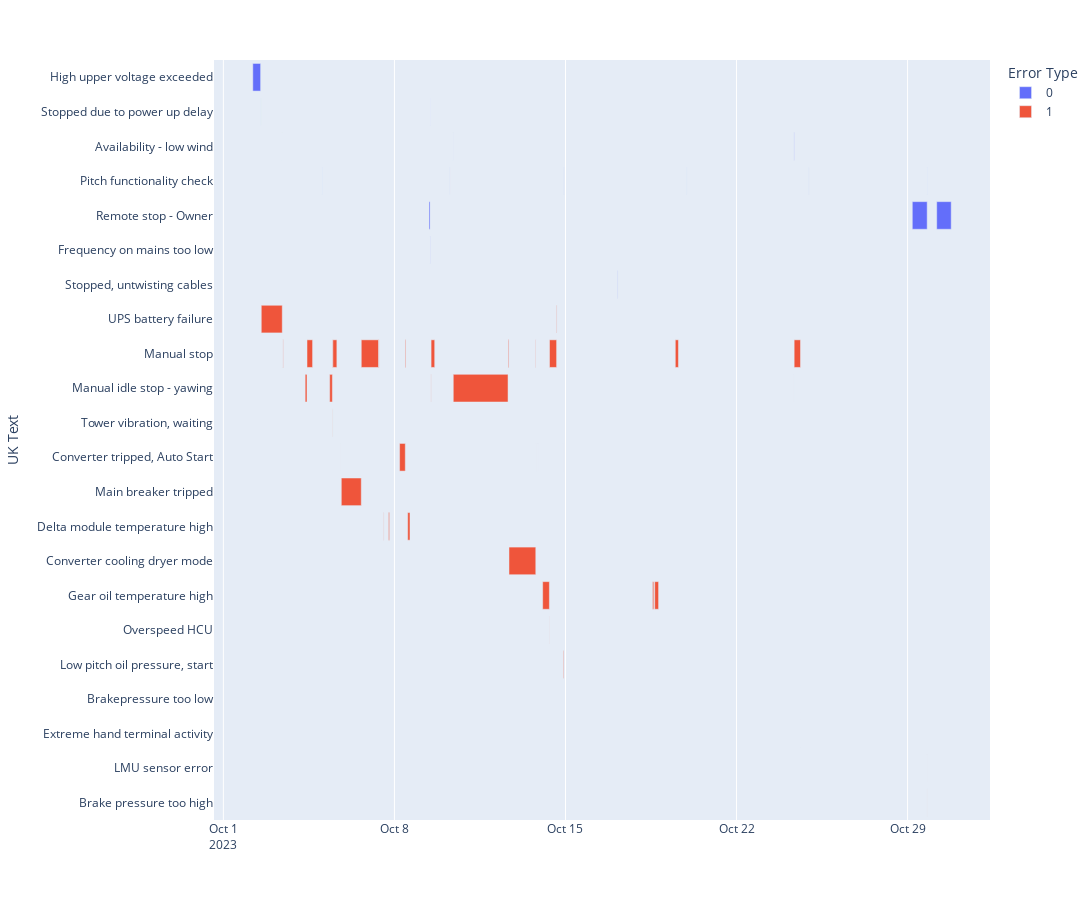

Notebook code for this chart:
### Code cell
fig = px.timeline(
    main_result_sum.query("StationId == 68"),
    x_start="NewTimeOn",
    x_end="TimeOff",
    y="UK Text",
    hover_data=["ID", "Error Type", "Alarmcode", "RealPeriod", "StationId"],
    color="Error Type",
    width=1550,
    height=900,
)
fig.update_yaxes(autorange="reversed")  # otherwise tasks are listed from the bottom up

fig.show()
# fig.write_html(f"RemoteStopOwner_12-2022.html")

### Figure 1 — Plotly figure (JSON) as saved in the notebook; plotly's stock layout.template omitted (floating-point values rounded to 4 significant figures; data arrays with more than 128 entries replaced by an {"elided": "..."} marker saying what was removed)
{"data": [{"alignmentgroup": "True", "base": ["2023-10-02T04:54:58", "2023-10-02T12:35:42", "2023-10-03T09:51:46", "2023-10-05T01:12:30", "2023-10-09T09:58:40", "2023-10-09T11:00:42", "2023-10-09T11:06:53", "2023-10-10T06:12:08", "2023-10-10T09:47:01", "2023-10-14T22:31:08", "2023-10-17T03:03:26", "2023-10-19T22:52:12", "2023-10-24T08:23:58", "2023-10-24T22:52:27", "2023-10-29T04:37:25", "2023-10-29T19:15:19", "2023-10-30T04:36:36"], "customdata": [[8697095, 0, 5103, "P0DT7H40M44S", 68], [8697100, 0, 1018, "P0DT0H2M0S", 68], [8705126, 0, 1005, "P0DT0H0M1S", 68], [8712325, 0, 3130, "P0DT0H3M48S", 68], [8735436, 0, 1007, "P0DT1H2M2S", 68], [8735488, 0, 5201, "P0DT0H6M11S", 68], [8735489, 0, 1018, "P0DT0H2M0S", 68], [8741147, 0, 3130, "P0DT0H3M56S", 68], [8741933, 0, 1005, "P0DT0H2M11S", 68], [8763190, 0, 3130, "P0DT0H3M40S", 68], [8771876, 0, 10105, "P0DT0H14M2S", 68], [8795263, 0, 3130, "P0DT0H4M12S", 68], [8822905, 0, 1005, "P0DT0H12M47S", 68], [8824624, 0, 3130, "P0DT0H4M4S", 68], [8840111, 0, 1007, "P0DT14H37M51S", 68], [8849133, 0, 3130, "P0DT0H3M20S", 68], [8853961, 0, 1007, "P0DT14H14M0S", 68]], "hovertemplate": "Error Type=%{customdata[1]}<br>NewTimeOn=%{base}<br>TimeOff=%{x}<br>UK Text=%{y}<br>ID=%{customdata[0]}<br>Alarmcode=%{customdata[2]}<br>RealPeriod=%{customdata[3]}<br>StationId=%{customdata[4]}<extra></extra>", "legendgroup": "0", "marker": {"color": "#636efa", "pattern": {"shape": ""}}, "name": "0", "offsetgroup": "0", "orientation": "h", "showlegend": true, "textposition": "auto", "type": "bar", "x": [27644000, 120000, 1000, 228000, 3722000, 371000, 120000, 236000, 131000, 220000, 842000, 252000, 767000, 244000, 52671000, 200000, 51240000], "xaxis": "x", "y": ["High upper voltage exceeded", "Stopped due to power up delay", "Availability - low wind", "Pitch functionality check", "Remote stop - Owner", "Frequency on mains too low", "Stopped due to power up delay", "Pitch functionality check", "Availability - low wind", "Pitch functionality check", "Stopped, untwisting cables", "Pitch functionality check", "Availability - low wind", "Pitch functionality check", "Remote stop - Owner", "Pitch functionality check", "Remote stop - Owner"], "yaxis": "y"}, {"alignmentgroup": "True", "base": ["2023-10-02T13:14:12", "2023-10-03T09:50:16", "2023-10-03T09:59:16", "2023-10-03T10:45:25", "2023-10-04T08:21:45", "2023-10-04T10:09:40", "2023-10-05T08:26:07", "2023-10-05T11:03:40", "2023-10-05T11:24:24", "2023-10-05T11:31:27", "2023-10-05T19:49:57", "2023-10-05T19:50:07", "2023-10-06T15:27:05", "2023-10-07T08:27:57", "2023-10-07T13:28:16", "2023-10-07T18:17:52", "2023-10-08T05:05:53", "2023-10-08T10:40:47", "2023-10-08T13:02:36", "2023-10-09T11:52:47", "2023-10-09T12:01:05", "2023-10-10T09:46:45", "2023-10-10T09:49:12", "2023-10-12T15:36:07", "2023-10-12T16:30:31", "2023-10-12T16:31:42", "2023-10-13T18:50:34", "2023-10-13T19:15:19", "2023-10-13T21:10:31", "2023-10-14T01:35:41", "2023-10-14T08:11:52", "2023-10-14T08:19:35", "2023-10-14T15:22:11", "2023-10-14T21:57:25", "2023-10-14T22:00:29", "2023-10-18T13:30:08", "2023-10-18T15:38:28", "2023-10-19T11:52:12", "2023-10-24T08:23:42", "2023-10-24T08:36:45", "2023-10-24T14:50:30", "2023-10-24T14:50:48", "2023-10-29T19:18:52", "2023-10-29T19:20:08"], "customdata": {"elided": "44x5 mixed values"}, "hovertemplate": "Error Type=%{customdata[1]}<br>NewTimeOn=%{base}<br>TimeOff=%{x}<br>UK Text=%{y}<br>ID=%{customdata[0]}<br>Alarmcode=%{customdata[2]}<br>RealPeriod=%{customdata[3]}<br>StationId=%{customdata[4]}<extra></extra>", "legendgroup": "1", "marker": {"color": "#EF553B", "pattern": {"shape": ""}}, "name": "1", "offsetgroup": "1", "orientation": "h", "showlegend": true, "textposition": "auto", "type": "bar", "x": [74164000, 90000, 443000, 1136000, 6475000, 19674000, 9453000, 1165000, 423000, 14205000, 10000, 70618000, 61251000, 1630000, 635000, 3101000, 20094000, 2210000, 8158000, 498000, 12766000, 16000, 193615000, 3251000, 71000, 94732000, 783000, 63000, 63000, 23771000, 443000, 25096000, 1057000, 62000, 1832000, 4365000, 13710000, 11091000, 16000, 22415000, 7000, 10000, 74000, 119000], "xaxis": "x", "y": ["UPS battery failure", "Manual stop", "Manual stop", "Manual stop", "Manual idle stop - yawing", "Manual stop", "Manual idle stop - yawing", "Manual stop", "Tower vibration, waiting", "Manual stop", "Converter tripped, Auto Start", "Main breaker tripped", "Manual stop", "Manual stop", "Delta module temperature high", "Delta module temperature high", "Converter tripped, Auto Start", "Manual stop", "Delta module temperature high", "Manual idle stop - yawing", "Manual stop", "Manual idle stop - yawing", "Manual idle stop - yawing", "Manual stop", "Manual stop", "Converter cooling dryer mode", "Manual stop", "Converter tripped, Auto Start", "Converter tripped, Auto Start", "Gear oil temperature high", "Overspeed HCU", "Manual stop", "UPS battery failure", "Converter tripped, Auto Start", "Low pitch oil pressure, start", "Gear oil temperature high", "Gear oil temperature high", "Manual stop", "Manual idle stop - yawing", "Manual stop", "Brakepressure too low", "Extreme hand terminal activity", "LMU sensor error", "Brake pressure too high"], "yaxis": "y"}], "layout": {"barmode": "overlay", "height": 900, "legend": {"title": {"text": "Error Type"}, "tracegroupgap": 0}, "margin": {"t": 60}, "width": 1550, "xaxis": {"anchor": "y", "domain": [0, 1], "type": "date"}, "yaxis": {"anchor": "x", "autorange": "reversed", "domain": [0, 1], "title": {"text": "UK Text"}}}}
